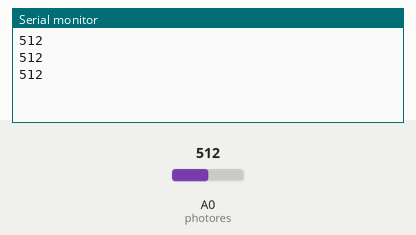
Recording of a sketch running on a simulated Arduino Uno, built with avr-gcc and run on an emulated ATmega328P. Shown: the last lines printed to the serial monitor. The inputs (shaded band) are chosen by the test bench; at power-on: A0 (photores) = 512.

Above: at 1.3 s.
1.4 s: A0 (photores) set to 716
At 1.9 s:
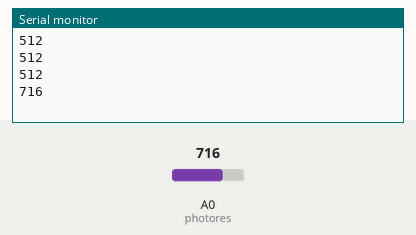
2.9 s: A0 (photores) set to 900
At 3.4 s:
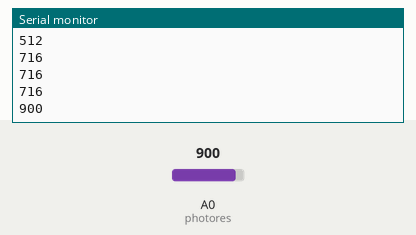
Timing chart, 0 to 5.9 s (numbered marks = the images above; inputs shaded):
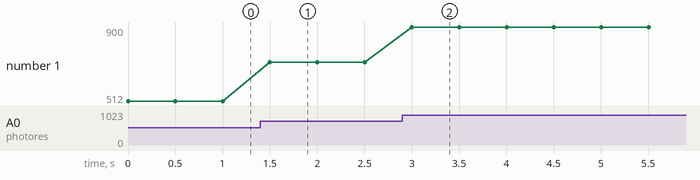

Measured:
- after the input at 1.4 s, the serial monitor: prints a new line after 0.10 s (image 1)
- after the input at 2.9 s, the serial monitor: prints a new line after 0.10 s (image 2)
- plotted number 1: 512 → 716 after the input at 1.4 s, 716 → 900 after the input at 2.9 s

The sketch:

check-photo-serial-monitor.ino
```cpp
int photores =A0;
int photoval;


void setup()
{
  pinMode(photores, INPUT);
  Serial.begin(9600);

}

void loop()
{
 photoval = analogRead(photores);
  Serial.println(photoval);
  delay(500);

}
```
